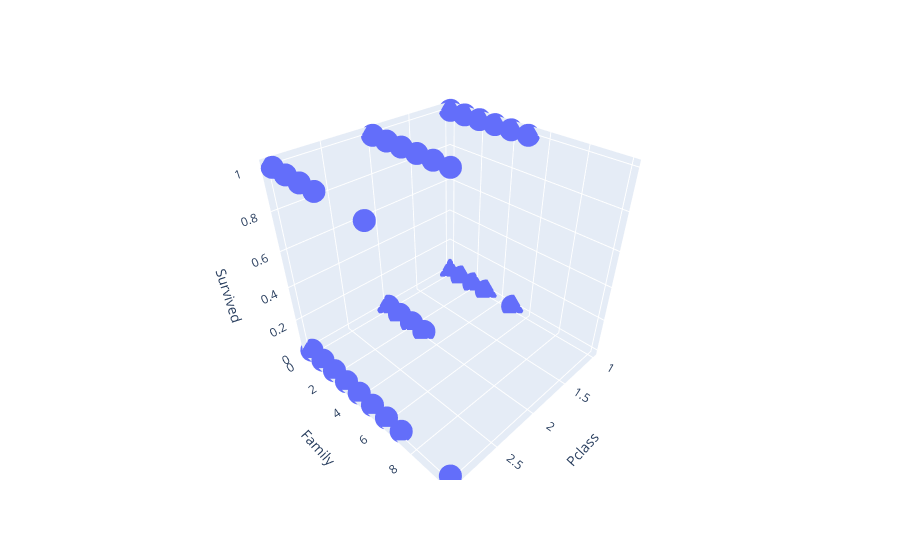

The code cell stored with this chart in its notebook:
### Code cell
import plotly.express as px

fig = px.scatter_3d(df,x="Pclass",y="Family",z="Survived")
fig.show()

### Figure 1 — Plotly figure (JSON) as saved in the notebook; plotly's stock layout.template omitted (floating-point values rounded to 4 significant figures; data arrays with more than 128 entries replaced by an {"elided": "..."} marker saying what was removed)
{"data": [{"hovertemplate": "Pclass=%{x}<br>Family=%{y}<br>Survived=%{z}<extra></extra>", "legendgroup": "", "marker": {"color": "#636efa", "symbol": "circle"}, "mode": "markers", "name": "", "scene": "scene", "showlegend": false, "type": "scatter3d", "x": {"elided": "891 int values"}, "y": {"elided": "891 int values"}, "z": {"elided": "891 int values"}}], "layout": {"legend": {"tracegroupgap": 0}, "margin": {"t": 60}, "scene": {"domain": {"x": [0, 1], "y": [0, 1]}, "xaxis": {"title": {"text": "Pclass"}}, "yaxis": {"title": {"text": "Family"}}, "zaxis": {"title": {"text": "Survived"}}}}}
